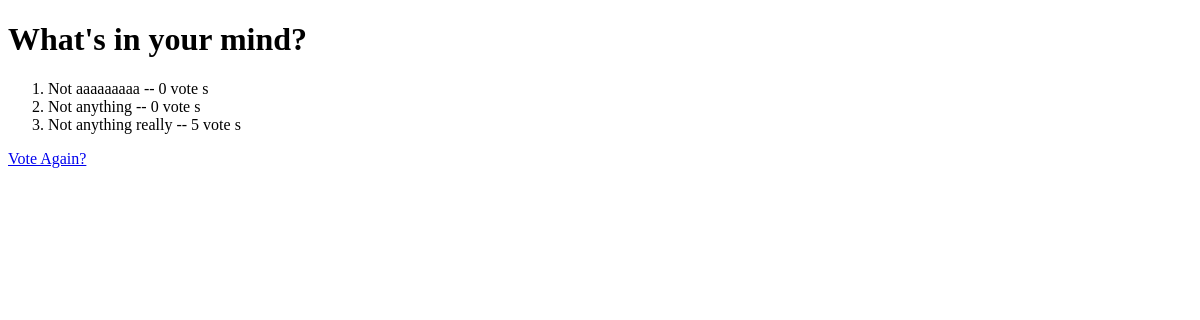
The app's page /polls/1/results/, older data.
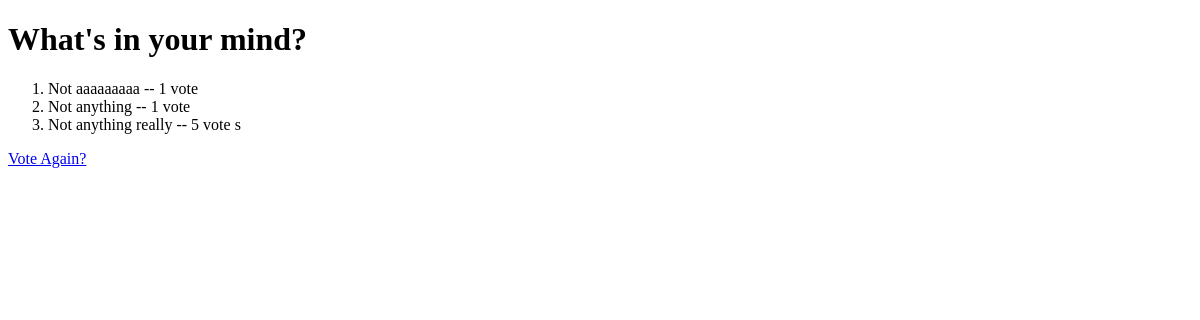
The same page, newer data.
### polls/models.py (models this page shows, shortened)
class Choice(models.Model):
    question = models.ForeignKey(Question, on_delete=models.CASCADE)
    choice_text = models.CharField(max_length = 200)
    votes = models.IntegerField(default = 0)

### polls/views.py (the view)
# urls.py: path('<int:pk>/results/', views.ResultsView.as_view(), name = "results"),
class ResultsView(generic.DetailView):
    model = Question
    template_name = 'polls/results.html'
    def get_queryset(self):
        return Question.objects.filter(publication_date__lte = timezone.now())

### polls/models.py (called while the page is built)
    def __str__(self):
        return self.question_text

### polls/templates/polls/results.html (shortened to what this page needs)
<!DOCTYPE html>
<html lang="en">
<head>
</head>
<body>
<h1>{{ question }}</h1>
<ol>
    {% for choice in question.choice_set.all %}
        <li>{{ choice.choice_text }} -- {{ choice.votes }} vote {{ choice.votes | pluralize }}</li>
    {% endfor %}
</ol>
<a href="{% url 'polls:details' question.id %}">Vote Again?</a>
</body>
</html>

Row changes from the older to the newer data that the page shows:
changed Choice "Not aaaaaaaaa": votes "0" → "1"; votes|pluralize "s" → (not shown)
changed Choice "Not anything": votes "0" → "1"; votes|pluralize "s" → (not shown)
